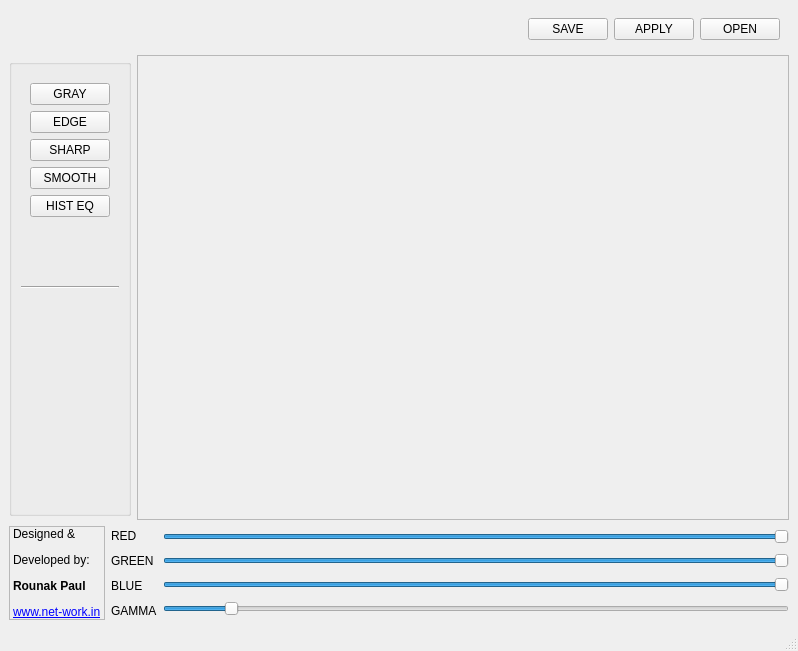
<?xml version="1.0" encoding="UTF-8"?>
<ui version="4.0">
 <class>MainWindow</class>
 <widget class="QMainWindow" name="MainWindow">
  <property name="geometry">
   <rect>
    <x>0</x>
    <y>0</y>
    <width>798</width>
    <height>651</height>
   </rect>
  </property>
  <property name="windowTitle">
   <string>Net Image Viewer</string>
  </property>
  <widget class="QWidget" name="centralwidget">
   <layout class="QGridLayout" name="gridLayout_2">
    <item row="0" column="0">
     <layout class="QGridLayout" name="gridLayout">
      <item row="1" column="1">
       <widget class="QLabel" name="label">
        <property name="sizePolicy">
         <sizepolicy hsizetype="Expanding" vsizetype="Expanding">
          <horstretch>0</horstretch>
          <verstretch>0</verstretch>
         </sizepolicy>
        </property>
        <property name="frameShape">
         <enum>QFrame::StyledPanel</enum>
        </property>
        <property name="text">
         <string/>
        </property>
        <property name="pixmap">
         <pixmap>../2.jpeg</pixmap>
        </property>
        <property name="scaledContents">
         <bool>true</bool>
        </property>
       </widget>
      </item>
      <item row="2" column="0" colspan="2">
       <layout class="QHBoxLayout" name="horizontalLayout">
        <item>
         <widget class="QLabel" name="label_6">
          <property name="frameShape">
           <enum>QFrame::StyledPanel</enum>
          </property>
          <property name="frameShadow">
           <enum>QFrame::Sunken</enum>
          </property>
          <property name="lineWidth">
           <number>2</number>
          </property>
          <property name="midLineWidth">
           <number>2</number>
          </property>
          <property name="text">
           <string>&lt;html&gt;&lt;head/&gt;&lt;body&gt;&lt;p&gt;Designed &amp;amp; &lt;/p&gt;&lt;p&gt;Developed by:&lt;/p&gt;&lt;p&gt;&lt;span style=&quot; font-weight:600;&quot;&gt;Rounak Paul&lt;/span&gt;&lt;/p&gt;&lt;p&gt;&lt;a href=&quot;www.net-work.in&quot;&gt;&lt;span style=&quot; text-decoration: underline; color:#0000ff;&quot;&gt;www.net-work.in&lt;/span&gt;&lt;/a&gt;&lt;/p&gt;&lt;/body&gt;&lt;/html&gt;</string>
          </property>
         </widget>
        </item>
        <item>
         <layout class="QVBoxLayout" name="verticalLayout">
          <item>
           <widget class="QLabel" name="label_2">
            <property name="text">
             <string>RED</string>
            </property>
           </widget>
          </item>
          <item>
           <widget class="QLabel" name="label_3">
            <property name="text">
             <string>GREEN</string>
            </property>
           </widget>
          </item>
          <item>
           <widget class="QLabel" name="label_4">
            <property name="text">
             <string>BLUE</string>
            </property>
           </widget>
          </item>
          <item>
           <widget class="QLabel" name="label_5">
            <property name="text">
             <string>GAMMA</string>
            </property>
           </widget>
          </item>
         </layout>
        </item>
        <item>
         <layout class="QVBoxLayout" name="verticalLayout_2">
          <item>
           <widget class="QSlider" name="sRed">
            <property name="maximum">
             <number>255</number>
            </property>
            <property name="sliderPosition">
             <number>255</number>
            </property>
            <property name="orientation">
             <enum>Qt::Horizontal</enum>
            </property>
           </widget>
          </item>
          <item>
           <widget class="QSlider" name="sGreen">
            <property name="maximum">
             <number>255</number>
            </property>
            <property name="sliderPosition">
             <number>255</number>
            </property>
            <property name="orientation">
             <enum>Qt::Horizontal</enum>
            </property>
           </widget>
          </item>
          <item>
           <widget class="QSlider" name="sBlue">
            <property name="maximum">
             <number>255</number>
            </property>
            <property name="sliderPosition">
             <number>255</number>
            </property>
            <property name="orientation">
             <enum>Qt::Horizontal</enum>
            </property>
           </widget>
          </item>
          <item>
           <widget class="QSlider" name="sGamma">
            <property name="maximum">
             <number>10</number>
            </property>
            <property name="sliderPosition">
             <number>1</number>
            </property>
            <property name="orientation">
             <enum>Qt::Horizontal</enum>
            </property>
           </widget>
          </item>
         </layout>
        </item>
       </layout>
      </item>
      <item row="1" column="0">
       <widget class="QGroupBox" name="groupBox">
        <property name="maximumSize">
         <size>
          <width>125</width>
          <height>457</height>
         </size>
        </property>
        <layout class="QVBoxLayout" name="verticalLayout_7">
         <item>
          <layout class="QVBoxLayout" name="verticalLayout_6">
           <item>
            <layout class="QVBoxLayout" name="verticalLayout_5">
             <item>
              <widget class="QWidget" name="widget" native="true">
               <property name="sizePolicy">
                <sizepolicy hsizetype="Fixed" vsizetype="Fixed">
                 <horstretch>0</horstretch>
                 <verstretch>0</verstretch>
                </sizepolicy>
               </property>
               <layout class="QVBoxLayout" name="verticalLayout_4">
                <item>
                 <layout class="QVBoxLayout" name="verticalLayout_3">
                  <item>
                   <widget class="QPushButton" name="bGray">
                    <property name="text">
                     <string>GRAY</string>
                    </property>
                   </widget>
                  </item>
                  <item>
                   <widget class="QPushButton" name="bEdge">
                    <property name="text">
                     <string>EDGE</string>
                    </property>
                   </widget>
                  </item>
                  <item>
                   <widget class="QPushButton" name="bSharp">
                    <property name="text">
                     <string>SHARP</string>
                    </property>
                   </widget>
                  </item>
                  <item>
                   <widget class="QPushButton" name="bSmooth">
                    <property name="text">
                     <string>SMOOTH</string>
                    </property>
                   </widget>
                  </item>
                  <item>
                   <widget class="QPushButton" name="bHistEQ">
                    <property name="text">
                     <string>HIST EQ</string>
                    </property>
                   </widget>
                  </item>
                 </layout>
                </item>
                <item>
                 <widget class="Line" name="line">
                  <property name="sizePolicy">
                   <sizepolicy hsizetype="Fixed" vsizetype="Fixed">
                    <horstretch>0</horstretch>
                    <verstretch>0</verstretch>
                   </sizepolicy>
                  </property>
                  <property name="orientation">
                   <enum>Qt::Horizontal</enum>
                  </property>
                 </widget>
                </item>
               </layout>
              </widget>
             </item>
             <item>
              <spacer name="verticalSpacer">
               <property name="orientation">
                <enum>Qt::Vertical</enum>
               </property>
               <property name="sizeHint" stdset="0">
                <size>
                 <width>20</width>
                 <height>40</height>
                </size>
               </property>
              </spacer>
             </item>
            </layout>
           </item>
           <item>
            <widget class="Line" name="line_2">
             <property name="orientation">
              <enum>Qt::Horizontal</enum>
             </property>
            </widget>
           </item>
          </layout>
         </item>
         <item>
          <spacer name="verticalSpacer_2">
           <property name="orientation">
            <enum>Qt::Vertical</enum>
           </property>
           <property name="sizeHint" stdset="0">
            <size>
             <width>20</width>
             <height>40</height>
            </size>
           </property>
          </spacer>
         </item>
        </layout>
       </widget>
      </item>
      <item row="0" column="0" colspan="2">
       <widget class="QWidget" name="widget" native="true">
        <property name="minimumSize">
         <size>
          <width>0</width>
          <height>0</height>
         </size>
        </property>
        <property name="maximumSize">
         <size>
          <width>16777215</width>
          <height>16777215</height>
         </size>
        </property>
        <layout class="QGridLayout" name="gridLayout_3">
         <item row="0" column="0">
          <spacer name="horizontalSpacer_2">
           <property name="orientation">
            <enum>Qt::Horizontal</enum>
           </property>
           <property name="sizeType">
            <enum>QSizePolicy::Expanding</enum>
           </property>
           <property name="sizeHint" stdset="0">
            <size>
             <width>40</width>
             <height>20</height>
            </size>
           </property>
          </spacer>
         </item>
         <item row="0" column="1">
          <widget class="QPushButton" name="bSave">
           <property name="text">
            <string>SAVE</string>
           </property>
          </widget>
         </item>
         <item row="0" column="2">
          <widget class="QPushButton" name="bApply">
           <property name="text">
            <string>APPLY</string>
           </property>
          </widget>
         </item>
         <item row="0" column="3">
          <widget class="QPushButton" name="bOpen">
           <property name="text">
            <string>OPEN</string>
           </property>
          </widget>
         </item>
        </layout>
       </widget>
      </item>
     </layout>
    </item>
   </layout>
  </widget>
  <widget class="QStatusBar" name="statusbar"/>
 </widget>
 <resources/>
 <connections>
  <connection>
   <sender>sRed</sender>
   <signal>valueChanged(int)</signal>
   <receiver>label</receiver>
   <slot>setNum(int)</slot>
   <hints>
    <hint type="sourcelabel">
     <x>150</x>
     <y>61</y>
    </hint>
    <hint type="destinationlabel">
     <x>325</x>
     <y>155</y>
    </hint>
   </hints>
  </connection>
  <connection>
   <sender>sGreen</sender>
   <signal>valueChanged(int)</signal>
   <receiver>label</receiver>
   <slot>setNum(int)</slot>
   <hints>
    <hint type="sourcelabel">
     <x>144</x>
     <y>89</y>
    </hint>
    <hint type="destinationlabel">
     <x>289</x>
     <y>142</y>
    </hint>
   </hints>
  </connection>
  <connection>
   <sender>sBlue</sender>
   <signal>valueChanged(int)</signal>
   <receiver>label</receiver>
   <slot>setNum(int)</slot>
   <hints>
    <hint type="sourcelabel">
     <x>135</x>
     <y>112</y>
    </hint>
    <hint type="destinationlabel">
     <x>294</x>
     <y>185</y>
    </hint>
   </hints>
  </connection>
  <connection>
   <sender>sGamma</sender>
   <signal>valueChanged(int)</signal>
   <receiver>label</receiver>
   <slot>setNum(int)</slot>
   <hints>
    <hint type="sourcelabel">
     <x>144</x>
     <y>145</y>
    </hint>
    <hint type="destinationlabel">
     <x>251</x>
     <y>135</y>
    </hint>
   </hints>
  </connection>
 </connections>
</ui>
